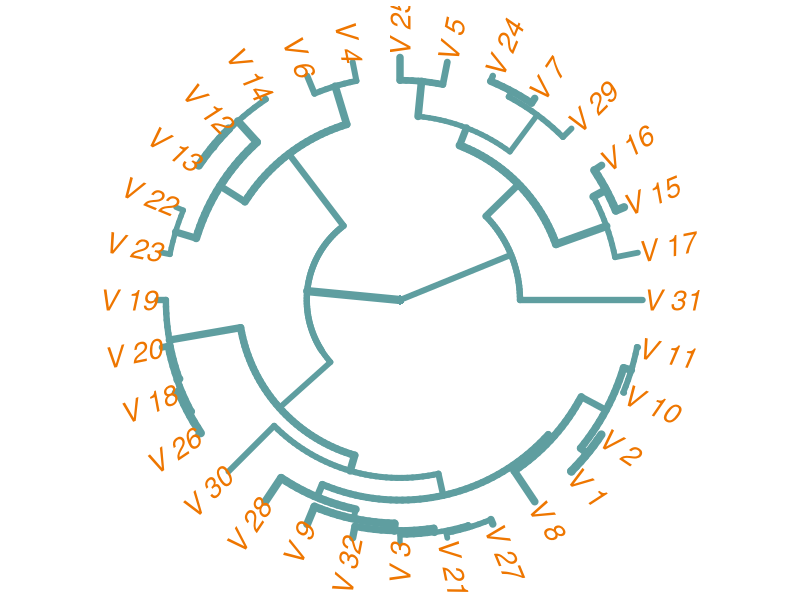

Reproduce this figure in R.
### Per http://stats.stackexchange.com/questions/4062/how-to-plot-a-fan-polar-dendrogram-in-r
library(ape)
library(cluster) 

### Per https://rstudio-pubs-static.s3.amazonaws.com/1876_df0bf890dd54461f98719b461d987c3d.html
hc <- hclust(dist(datasets::mtcars))
hc$labels <- paste("V", 1:length(hc$labels))

set.seed(1)
op <- par(mai=rep(0.2, 4), mar=rep(0.3, 4))
	plot(as.phylo(hc), 
		type="fan",
		edge.width = runif(20, 5, 8),
		tip.color = "darkorange2",
		edge.color = "cadetblue", 
		cex=1.7
		)
par(op)

